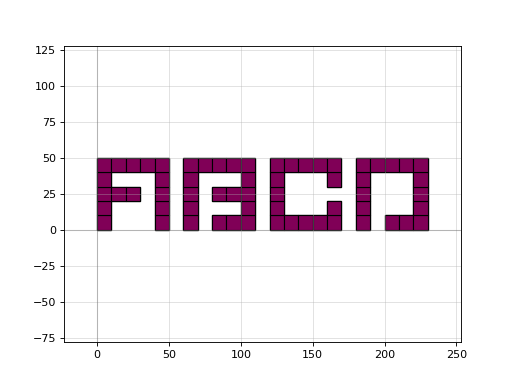

Generate this figure with Python:
import gdsfactory as gf

c = gf.components.text_rectangular_multi_layer(text='abcd', layers=((1, 0), (41, 0), (45, 0), (49, 0)))
c.plot()
